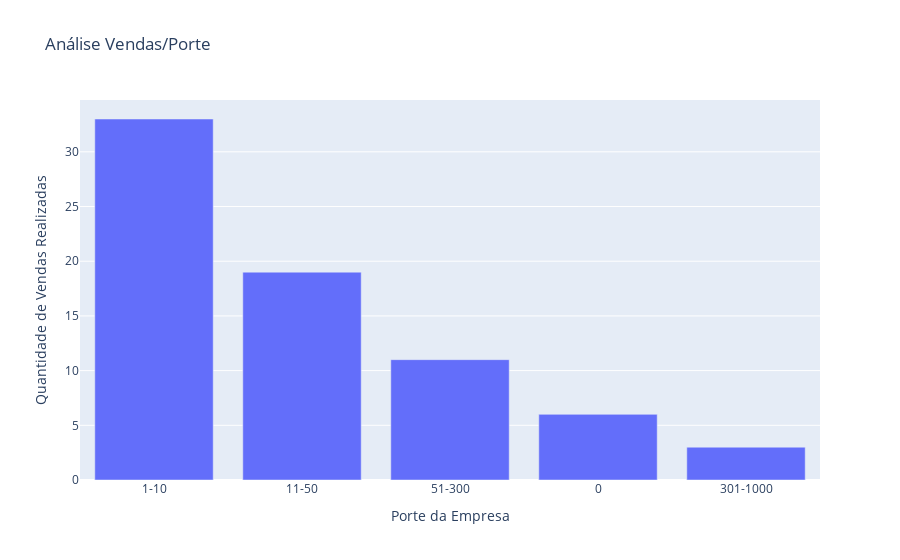

Notebook cell for this chart:
### Code cell
ax = venda["PORTE"].value_counts().index
ay = venda["PORTE"].value_counts().values

fig = px.bar(df1, x=ax, y=ay, labels={
                     'x': "Porte da Empresa",
                     'y': "Quantidade de Vendas Realizadas"}, title = 'Análise Vendas/Porte')
fig.show()

### Figure 1 — Plotly figure (JSON) as saved in the notebook; plotly's stock layout.template omitted (floating-point values rounded to 4 significant figures)
{"data": [{"alignmentgroup": "True", "hovertemplate": "Porte da Empresa=%{x}<br>Quantidade de Vendas Realizadas=%{y}<extra></extra>", "legendgroup": "", "marker": {"color": "#636efa", "pattern": {"shape": ""}}, "name": "", "offsetgroup": "", "orientation": "v", "showlegend": false, "textposition": "auto", "type": "bar", "x": ["1-10", "11-50", "51-300", "0", "301-1000"], "xaxis": "x", "y": [33, 19, 11, 6, 3], "yaxis": "y"}], "layout": {"barmode": "relative", "legend": {"tracegroupgap": 0}, "title": {"text": "Análise Vendas/Porte"}, "xaxis": {"anchor": "y", "domain": [0, 1], "title": {"text": "Porte da Empresa"}}, "yaxis": {"anchor": "x", "domain": [0, 1], "title": {"text": "Quantidade de Vendas Realizadas"}}}}
